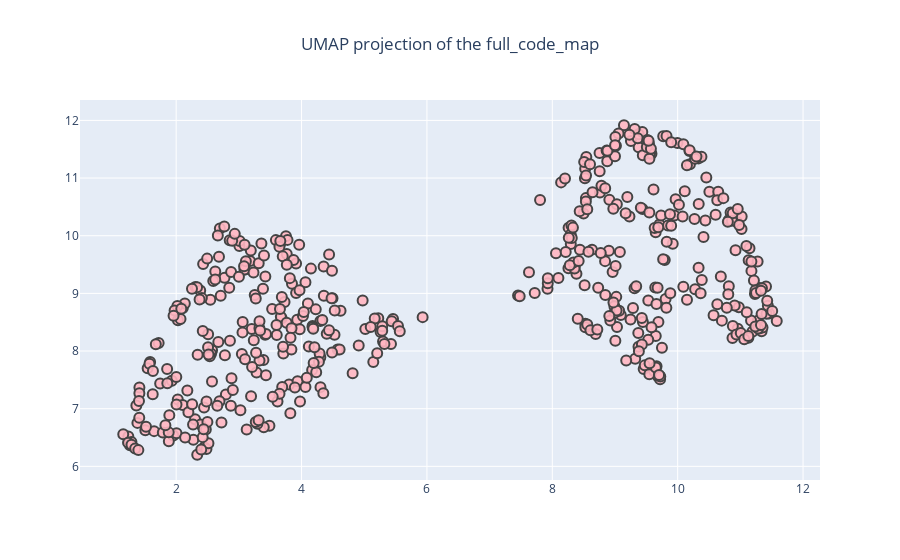

Notebook cell for this chart:
### Code cell
import umap
import plotly.graph_objects as go
from sklearn.preprocessing import StandardScaler

def full_country_code_map(include_abbrev=False):
    code_to_country = {}
    organizations = {'EU': 'European Union'}
    for country in pycountry.countries:
        code_to_country[country.name] = sbert_model.encode(country.name)
        if include_abbrev:
            code_to_country[country.alpha_2] = sbert_model.encode(country.alpha_2)
    for org_abbreviation in organizations.keys():
        code_to_country[organizations[org_abbreviation]] = sbert_model.encode(organizations[org_abbreviation])
        if include_abbrev:
            code_to_country[org_abbreviation] = sbert_model.encode(org_abbreviation)
    return code_to_country

full_code_map = full_country_code_map()

# Assuming code_map is your dictionary with keys being tooltip values and values being embeddings
keys = list(full_code_map.keys())
values = np.array(list(full_code_map.values()))

# Scale the features to have mean=0 and variance=1
scaler = StandardScaler()
scaled_values = scaler.fit_transform(values)

# Reduce dimensions
reducer = umap.UMAP(random_state=42)
print("reduced")
embedding = reducer.fit_transform(scaled_values)

# Create a DataFrame for easier plotting
df = pd.DataFrame(embedding, columns=['x', 'y'])
df['tooltip'] = keys

# Create an interactive plot
fig = go.Figure(data=go.Scatter(
    x = df['x'],
    y = df['y'],
    mode = 'markers',
    text = df['tooltip'], # set tooltip to be keys of the dictionary
    marker = dict(
        size = 10,
        color = 'rgba(255, 182, 193, .9)',
        line = dict(width = 2)
    )
))

fig.update_layout(title='UMAP projection of the full_code_map', title_x=0.5)
fig.show()
fig.write_image(f"clustered.svg")
fig.write_html(f"clustered.html",
                   include_plotlyjs=True, full_html=True)

### Figure 1 — Plotly figure (JSON) as saved in the notebook; plotly's stock layout.template omitted (floating-point values rounded to 4 significant figures; data arrays with more than 128 entries replaced by an {"elided": "..."} marker saying what was removed)
{"data": [{"marker": {"color": "rgba(255, 182, 193, .9)", "line": {"width": 2}, "size": 10}, "mode": "markers", "text": {"elided": "500 str values"}, "type": "scatter", "x": {"elided": "500 float values"}, "y": {"elided": "500 float values"}}], "layout": {"title": {"text": "UMAP projection of the full_code_map", "x": 0.5}}}
